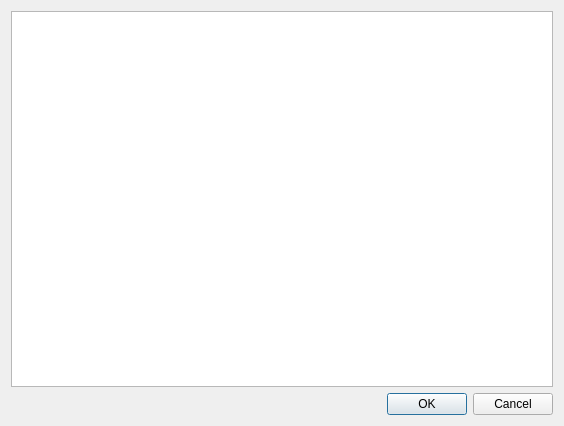
<?xml version="1.0" encoding="UTF-8"?>
<ui version="4.0">
 <class>About</class>
 <widget class="QDialog" name="About">
  <property name="geometry">
   <rect>
    <x>0</x>
    <y>0</y>
    <width>564</width>
    <height>426</height>
   </rect>
  </property>
  <property name="windowTitle">
   <string>About</string>
  </property>
  <layout class="QVBoxLayout" name="verticalLayout">
   <item>
    <widget class="QTextBrowser" name="textBrowser"/>
   </item>
   <item>
    <widget class="QDialogButtonBox" name="buttonBox">
     <property name="orientation">
      <enum>Qt::Horizontal</enum>
     </property>
     <property name="standardButtons">
      <set>QDialogButtonBox::Cancel|QDialogButtonBox::Ok</set>
     </property>
    </widget>
   </item>
  </layout>
 </widget>
 <resources/>
 <connections>
  <connection>
   <sender>buttonBox</sender>
   <signal>accepted()</signal>
   <receiver>About</receiver>
   <slot>accept()</slot>
   <hints>
    <hint type="sourcelabel">
     <x>248</x>
     <y>254</y>
    </hint>
    <hint type="destinationlabel">
     <x>157</x>
     <y>274</y>
    </hint>
   </hints>
  </connection>
  <connection>
   <sender>buttonBox</sender>
   <signal>rejected()</signal>
   <receiver>About</receiver>
   <slot>reject()</slot>
   <hints>
    <hint type="sourcelabel">
     <x>316</x>
     <y>260</y>
    </hint>
    <hint type="destinationlabel">
     <x>286</x>
     <y>274</y>
    </hint>
   </hints>
  </connection>
 </connections>
</ui>
